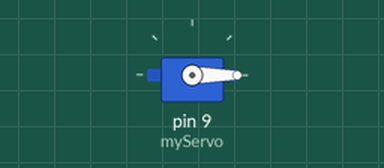
Simulated run of this sketch. Board: Arduino Uno, built with avr-gcc and run on an emulated ATmega328P. Parts: servo.

Above: at 6.15 s.
At 6.8 s:
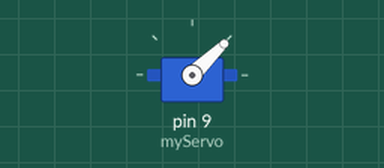
At 7.5 s:
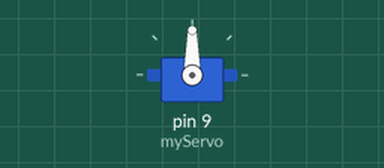
At 8.85 s:
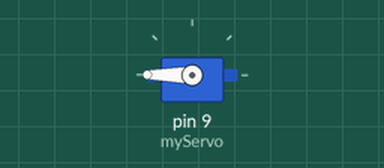
Timing chart, 0 to 13.6 s (numbered marks = the images above):
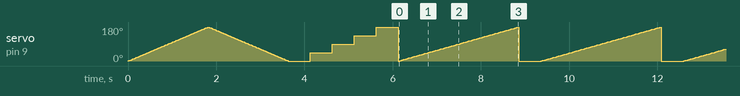

The sketch:

servoPrototype.ino
```cpp
#include <Servo.h>

Servo myServo;
const int potPin = A0;
int angle = 0;

void setup() {
  Serial.begin(9600);
  pinMode(potPin, INPUT);
  myServo.attach(9);

  for (int i = 0; i < 180; i++) {
    myServo.write(i);
    delay(10);
  }
  for (int i = 180; i > 0; i--) {
    myServo.write(i);
    delay(10);
  }

  myServo.write(0);
  delay(500);
  myServo.write(45);
  delay(500);
  myServo.write(90);
  delay(500);
  myServo.write(135);
  delay(500);
  myServo.write(180);
  delay(500);
}

void loop() {

  for (angle = 0; angle <= 180; angle++) {
    myServo.write(angle);
    delay(15);
  }

  myServo.write(0);
  delay(500);
}
```
